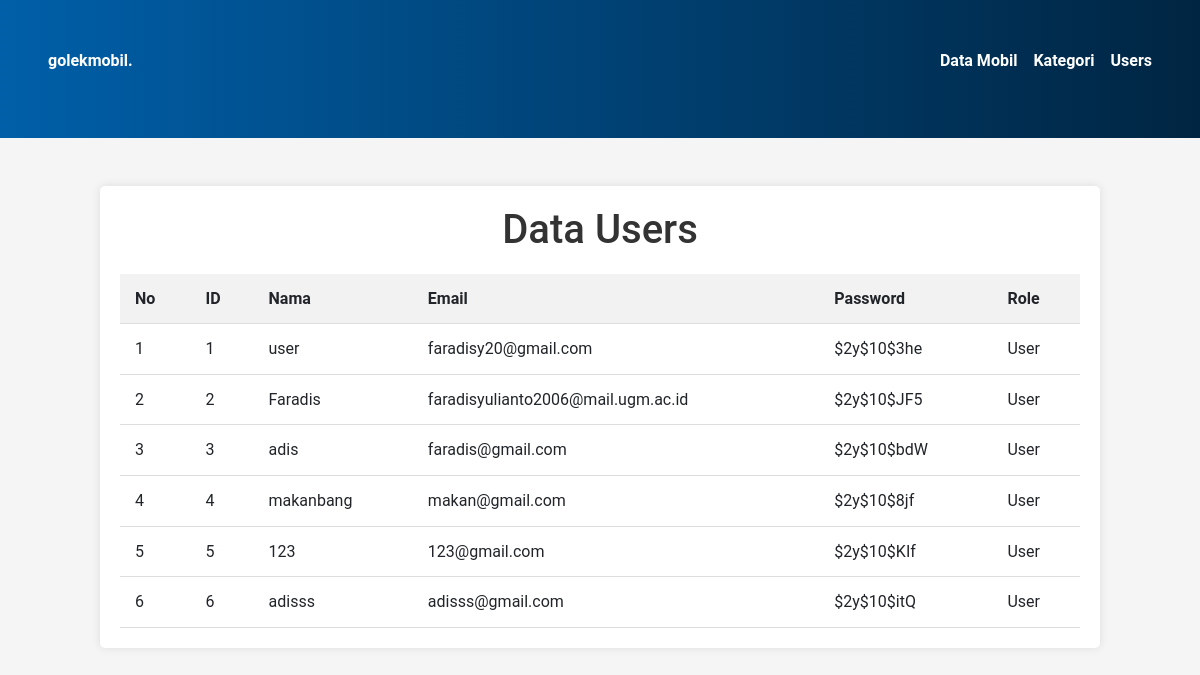
Screenshot of /data-users.php with the database file from the repository.
### tables this page shows
CREATE TABLE `users` (
  `id` bigint(20) UNSIGNED NOT NULL,
  `name` varchar(255) NOT NULL,
  `email` varchar(255) NOT NULL,
  `password` varchar(255) NOT NULL,
  `role` enum('User','Admin') NOT NULL
);

### data-users.php (the view, shortened to what this page needs)
<?php
include_once("config.php");
?>
<!DOCTYPE html>
<html lang="id">
<head>
    <link href="https://cdn.jsdelivr.net/npm/bootstrap@5.3.3/dist/css/bootstrap.min.css" rel="stylesheet">
    <link rel="stylesheet" href="https://cdnjs.cloudflare.com/ajax/libs/font-awesome/6.5.0/css/all.min.css">
    <link rel="stylesheet" href="style.css">
</head>
<body>
    <div class="d-flex justify-content-between p-5 fw-bold bg-primary-color">
        <p><a href="homepage.php" class="text-decoration-none text-white">golekmobil.</a></p>
        <ul class="d-flex list-unstyled gap-3 ">
            <li><a href="index.php" class="text-decoration-none text-white">Data Mobil</a></li>
            <li><a href="category.php" class="text-decoration-none text-white">Kategori</a></li>
            <li><a href="data-users.php" class="text-decoration-none text-white">Users</a></li>
        </ul>
    </div>
    <div class="container my-5">
        <h1>Data Users</h1>
        <table>
            <thead>
                <tr>
                    <th>No</th>
                    <th>ID</th>
                    <th>Nama</th>
                    <th>Email</th>
                    <th>Password</th>
                    <th>Role</th>
                </tr>
            </thead>
            <tbody>
                <?php
                $result = mysqli_query($conn, "SELECT id, name, email, password, role FROM users ORDER BY id ASC");
                if (mysqli_num_rows($result) > 0) {
                    $no = 1;
                    while($row = mysqli_fetch_assoc($result)) {
                        echo "<tr>";
                        echo "<td>" . $no++ . "</td>";
                        echo "<td>" . htmlspecialchars($row['id']) . "</td>";
                        echo "<td>" . htmlspecialchars($row['name']) . "</td>";
                        echo "<td>" . htmlspecialchars($row['email']) . "</td>";
                        echo "<td>" . substr(htmlspecialchars($row['password']), 0, 10) . "</td>";
                        echo "<td>" . htmlspecialchars($row['role']) . "</td>";
                        echo "</tr>";
                    }
                } else {
                    echo "<tr><td colspan='7' style='text-align:center'>Tidak ada data users</td></tr>";
                }
                ?>
            </tbody>
        </table>
    </div>
</body>
</html>

### style.css (style rules this page uses)
body { font-family: Roboto; line-height: 1.6; margin: 0; background-color: #f5f5f5; color; #ffffff; padding: 0; }
.bg-primary-color { background: linear-gradient(90deg, #005FA8 0%, #002542 100%); color: #ffffff; }
.container { max-width: 1000px; margin: 0 auto; background-color: white; padding: 20px; border-radius: 5px; box-shadow: 0 0 10px rgba(0,0,0,0.1); }
h1 { text-align: center; margin-bottom: 20px; color: #333; }
table { width: 100%; border-collapse: collapse; margin-top: 20px; }
th, td { padding: 12px 15px; text-align: left; border-bottom: 1px solid #ddd; }
th { background-color: #f2f2f2; font-weight: bold; }

### rows the page displays
users: id "1", name "user", email "faradisy20@gmail.com", password "$2y$10$3he", role "User"
users: id "2", name "Faradis", email "faradisyulianto2006@mail.ugm.ac.id", password "$2y$10$JF5", role "User"
users: id "3", name "adis", email "faradis@gmail.com", password "$2y$10$bdW", role "User"
users: id "4", name "makanbang", email "makan@gmail.com", password "$2y$10$8jf", role "User"
users: id "5", name "123", email "123@gmail.com", password "$2y$10$KIf", role "User"
users: id "6", name "adisss", email "adisss@gmail.com", password "$2y$10$itQ", role "User"
